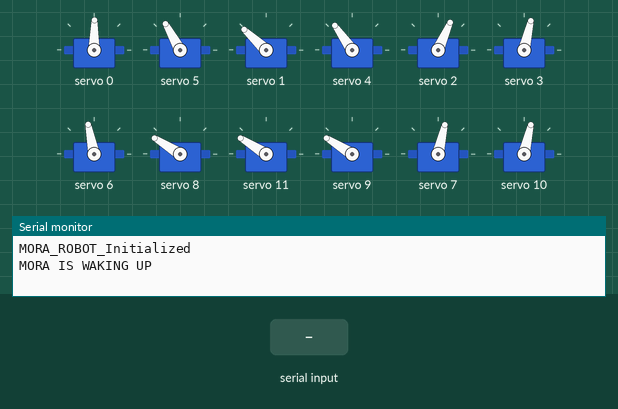
A sketch run on a simulated ESP32. On the bench: 12 × servo, the last lines printed to the serial monitor. Inputs (shaded band) come from the test bench. Nothing arrives over Bluetooth unless stated.

Above: at 2.4 s.
2.5 s: "riseup\n" received over the second serial link
At 5.6 s:
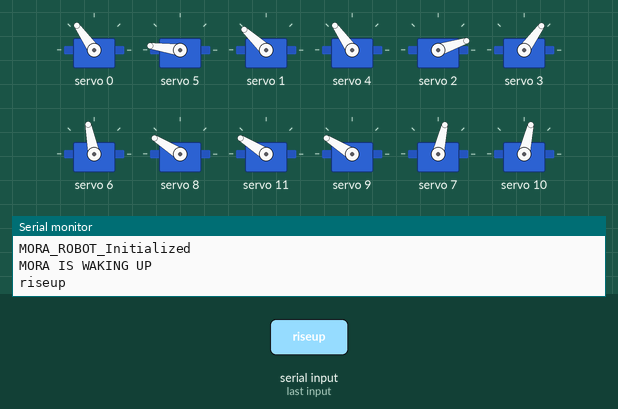
7.0 s: "forward\n" received over the second serial link
At 12.2 s:
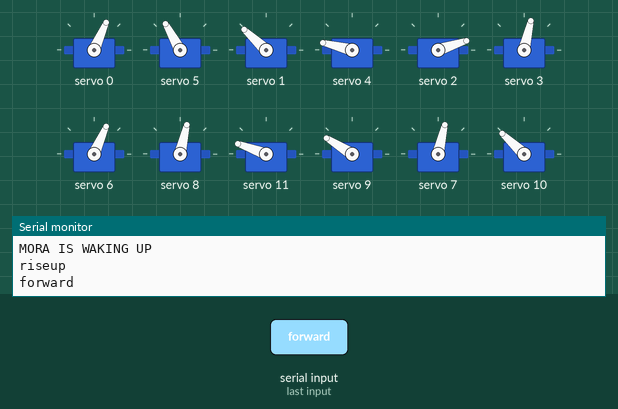
17.5 s: "risedown\n" received over the second serial link
21.0 s: "1\n" received over the second serial link
25.5 s: "forward\n" received over the second serial link
At 26.9 s:
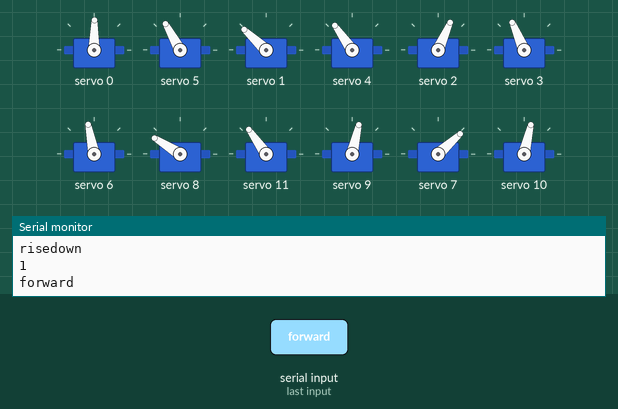
Timing chart, 0 to 33.5 s (numbered marks = the images above; inputs shaded):
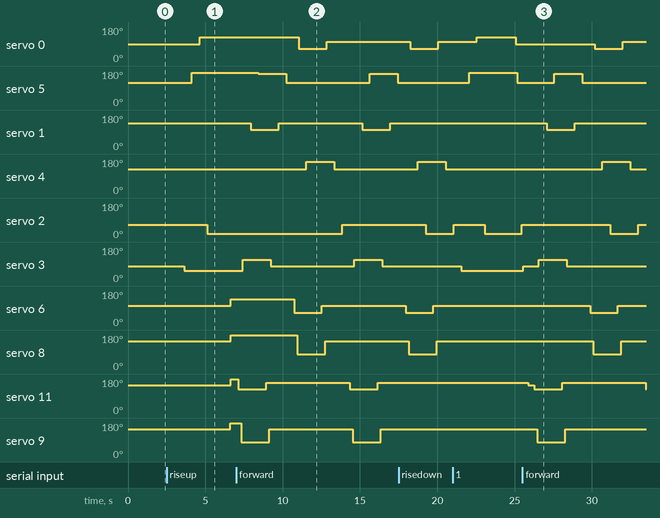

Measured:
- after the input at 2.5 s, servo 0: 89° → 125° after 2.1 s; servo 5: 119° → 172° after 1.6 s; servo 2: 66° → 18° after 2.6 s; servo 3: 77° → 54° after 1.1 s; servo 6: 101° → 137° after 4.1 s
- after the input at 7.0 s, servo 0: 125° → 66° after 4.0 s, → 101° 1.8 s later; servo 5: alternates 166° for 1.8 s and 119° for 5.4 s, starting after 1.4 s; servo 1: alternates 137° for 5.4 s and 101° for 1.8 s, starting after 0.93 s; servo 4: 125° → 166° after 4.5 s, → 125° 1.8 s later; servo 2: 18° → 66° after 6.8 s
- after the input at 25.5 s, servo 0: 89° → 66° after 4.7 s, → 101° 1.8 s later; servo 5: 119° → 166° after 2.1 s, → 119° 1.8 s later; servo 1: 137° → 101° after 1.6 s, → 137° 1.8 s later; servo 4: 125° → 166° after 5.2 s, → 125° 1.8 s later; servo 2: 66° → 18° after 5.7 s, → 66° 1.8 s later

The sketch:

MORA_VOICE_ASSISTANT_HEXAPOD_ROBOT_.ino
```cpp
#include "BluetoothSerial.h"

#if !defined(CONFIG_BT_ENABLED) || !defined(CONFIG_BLUEDROID_ENABLED)
#error Bluetooth is not enabled! Please run `make menuconfig` to and enable it
#endif
#include <Wire.h>
#include <Adafruit_PWMServoDriver.h>
#define SDA_PIN 21  //Datapin 21 Esp32
#define SCL_PIN 22  //Datapin 22 Esp32
#define wait 100
#define wait1 500
#define wait2 500
Adafruit_PWMServoDriver pwm;
BluetoothSerial MORA;
void Rightforward();
void Leftforward();
void wake();
void riseup();
void risedown();
// setup MORA.begin("MORA_");
void setup() {
  Serial.begin(9600);
  MORA.begin("MORA_");
  Wire.begin(SDA_PIN, SCL_PIN);
  pwm.begin();
  pwm.setPWMFreq(50);
  Serial.println("MORA_ROBOT_Initialized");
  wake();
  Serial.println("MORA IS WAKING UP");


}
String command;  // Variable initialized for storing the commands
void loop() {
   if (MORA.available() >0) {
    command = MORA.readStringUntil('\n');
     Serial.println(command);}

    if(command == "riseup") {
          riseup();   // if command is riseup bot will rise up
    }
    else if(command == "forward"){
          Rightforward();   // if command is forward bot will move forward
          Leftforward();
          Rightforward();
          Leftforward();
    }
    else if(command == "risedown"){
          risedown();       // if command is risedown the bot will risedown
    }

    else {
      wake();  // else bot will stay wake
    }

  }


void setServoAngle(uint8_t channel, int angle) {
  int pwmValue = map(angle, 0, 180, 150, 600);
  pwm.setPWM(channel, 0, pwmValue);
}
void wake(){
  setServoAngle(0, 60);//60 constant decrase for forward
  delay(100);
  setServoAngle(5, 85);
  delay(100);
  setServoAngle(1, 100);
  delay(100);
  setServoAngle(4, 90);
  delay(100);
  setServoAngle(2, 40);
  delay(100);
  setServoAngle(3, 50);//50 constant increase for forward
  delay(100);
  setServoAngle(6, 70);///increase
  delay(100);
  setServoAngle(8, 110);//increase
  delay(100);
  setServoAngle(11, 110);//increase
  delay(100);
  setServoAngle(9, 110);//increase
  delay(100);
  setServoAngle(7, 50);//decrease
  delay(100);
  setServoAngle(10, 50);//decrease
  delay(100);
}
void Rightforward(){
  setServoAngle(11, 90);
  delay(wait);
  setServoAngle(7, 20);
  delay(wait);
  setServoAngle(9, 50);
  delay(wait);
  setServoAngle(3, 80);
  delay(wait1);
  setServoAngle(1, 70);
  delay(wait1);
  setServoAngle(5,125);
  delay(wait1);
  setServoAngle(11, 120);
  delay(wait);
  setServoAngle(7, 50);
  delay(wait);
  setServoAngle(9, 110);
  delay(wait);
  setServoAngle(3, 50);
  delay(wait1);
  setServoAngle(1, 100);
  delay(wait1);
  setServoAngle(5, 85);
  delay(wait1);
}
void Leftforward(){
  setServoAngle(6, 40);
  delay(wait);
  setServoAngle(10, 100);
  delay(wait);
  setServoAngle(8, 50);
  delay(wait);
  setServoAngle(0, 40);
  delay(wait1);
  setServoAngle(4, 125);
  delay(wait1);
  setServoAngle(2, 0);
  delay(wait1);
  setServoAngle(6, 70);
  delay(wait);
  setServoAngle(10, 50);
  delay(wait);
  setServoAngle(8, 110);
  delay(wait);
  setServoAngle(0, 70);
  delay(wait1);
  setServoAngle(4, 90);
  delay(wait1);
  setServoAngle(2, 40);
  delay(wait1);

}void risedown(){
  setServoAngle(3, 30);
  delay(wait2);
  setServoAngle(5, 130);
  delay(wait2);
  setServoAngle(0, 90);
  delay(wait2);
  setServoAngle(2, 0);
  delay(wait2);
  setServoAngle(1, 100);
  delay(wait2);
  setServoAngle(4, 90);
  delay(wait2);
  setServoAngle(9, 110);

  setServoAngle(11, 120);

  setServoAngle(8, 110);

  setServoAngle(6, 70);

  setServoAngle(7, 50);

  setServoAngle(10, 50);
  delay(wait2);


}void riseup(){

  setServoAngle(3, 30);
  delay(wait2);
  setServoAngle(5, 130);
  delay(wait2);
  setServoAngle(0, 90);
  delay(wait2);
  setServoAngle(2, 0);
  delay(wait2);
  setServoAngle(1, 100);
  delay(wait2);
  setServoAngle(4, 90);
  delay(wait2);
  setServoAngle(9, 140);

  setServoAngle(11, 150);

  setServoAngle(8, 140);

  setServoAngle(6, 100);

  setServoAngle(7, 80);

  setServoAngle(10, 10);
  delay(wait2);
}
```
